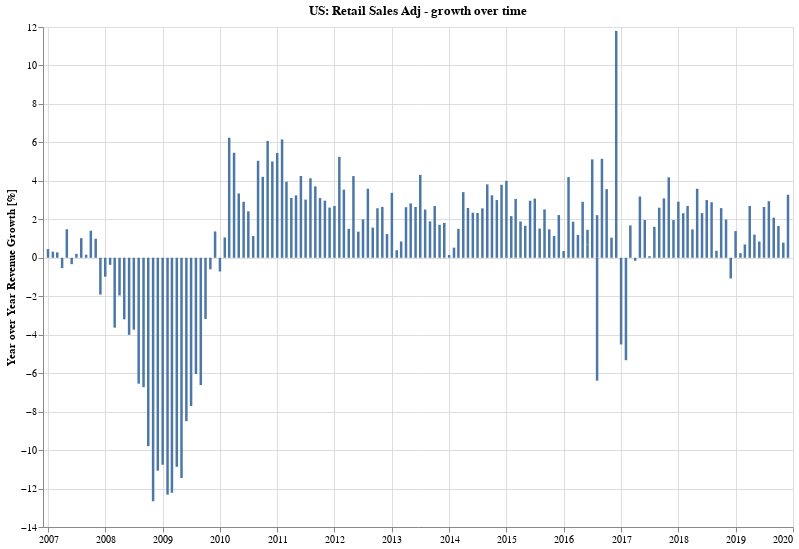

The notebook cell this image was saved under:
### Markdown cell above
### What is the *growth* trend for retail sales when adjusted for inflation (CPI)?

### Code cell
df_adj = tmp['Total-adj'].reset_index().copy()
df_adj.columns = ['dt', 'Retail Sales Adj']

doYoYChartFor('Retail Sales Adj', df_adj.set_index('dt'))

### Figure 1 — Vega-Lite specification as saved in the notebook (floating-point values rounded to 4 significant figures; data arrays with more than 128 entries replaced by an {"elided": "..."} marker saying what was removed)
{"config": {"view": {"continuousWidth": 400, "continuousHeight": 300}}, "data": {"name": "data-e09e79676ed9d1494af282d09856e012"}, "mark": {"type": "bar", "size": 2.5}, "encoding": {"tooltip": [{"type": "temporal", "field": "dt"}, {"type": "quantitative", "field": "Retail Sales Adj"}], "x": {"type": "temporal", "axis": {"title": ""}, "field": "dt"}, "y": {"type": "quantitative", "axis": {"title": "Year over Year Revenue Growth [%]"}, "field": "Retail Sales Adj"}}, "height": 500, "title": "US: Retail Sales Adj - growth over time", "width": 750, "$schema": "https://vega.github.io/schema/vega-lite/v4.0.2.json", "datasets": {"data-e09e79676ed9d1494af282d09856e012": {"elided": "160 records"}}}
